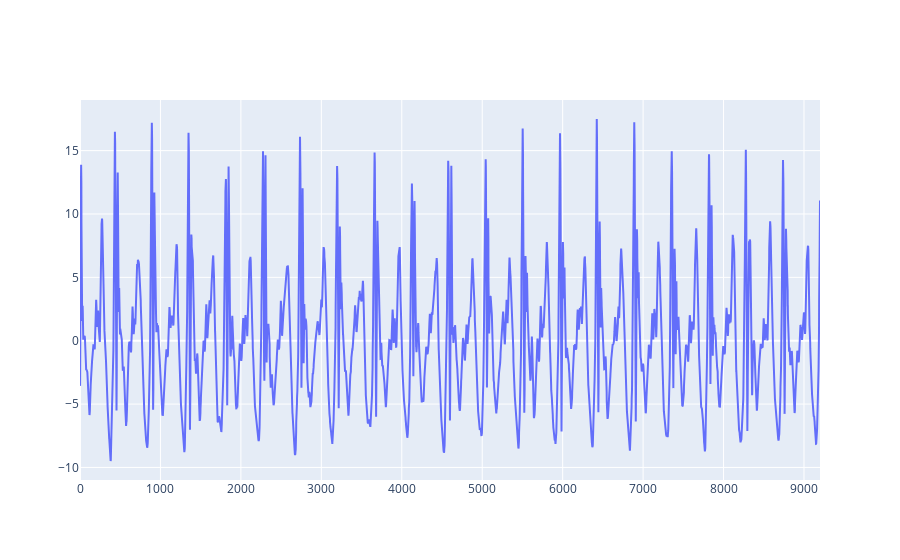

Notebook cell for this chart:
### Markdown cell above
# Алгоритм с использованием средней фазовой траектории

### Code cell
x_acc_test, t_test = prepare_time_series('./data/30 sec 2_accm.csv')

x_acc, t = prepare_time_series('./data/long_walk_100_acc.csv')

dt = 460*20
x_acc = x_acc[7220:7220+dt]
fig = go.Figure()
fig.add_scatter(y = x_acc, mode='lines', name='x_acc')
fig.show()

### Figure 1 — Plotly figure (JSON) as saved in the notebook; plotly's stock layout.template omitted (floating-point values rounded to 4 significant figures; data arrays with more than 128 entries replaced by an {"elided": "..."} marker saying what was removed)
{"data": [{"mode": "lines", "name": "x_acc", "type": "scatter", "y": {"elided": "9200 float values"}}], "layout": {}}
